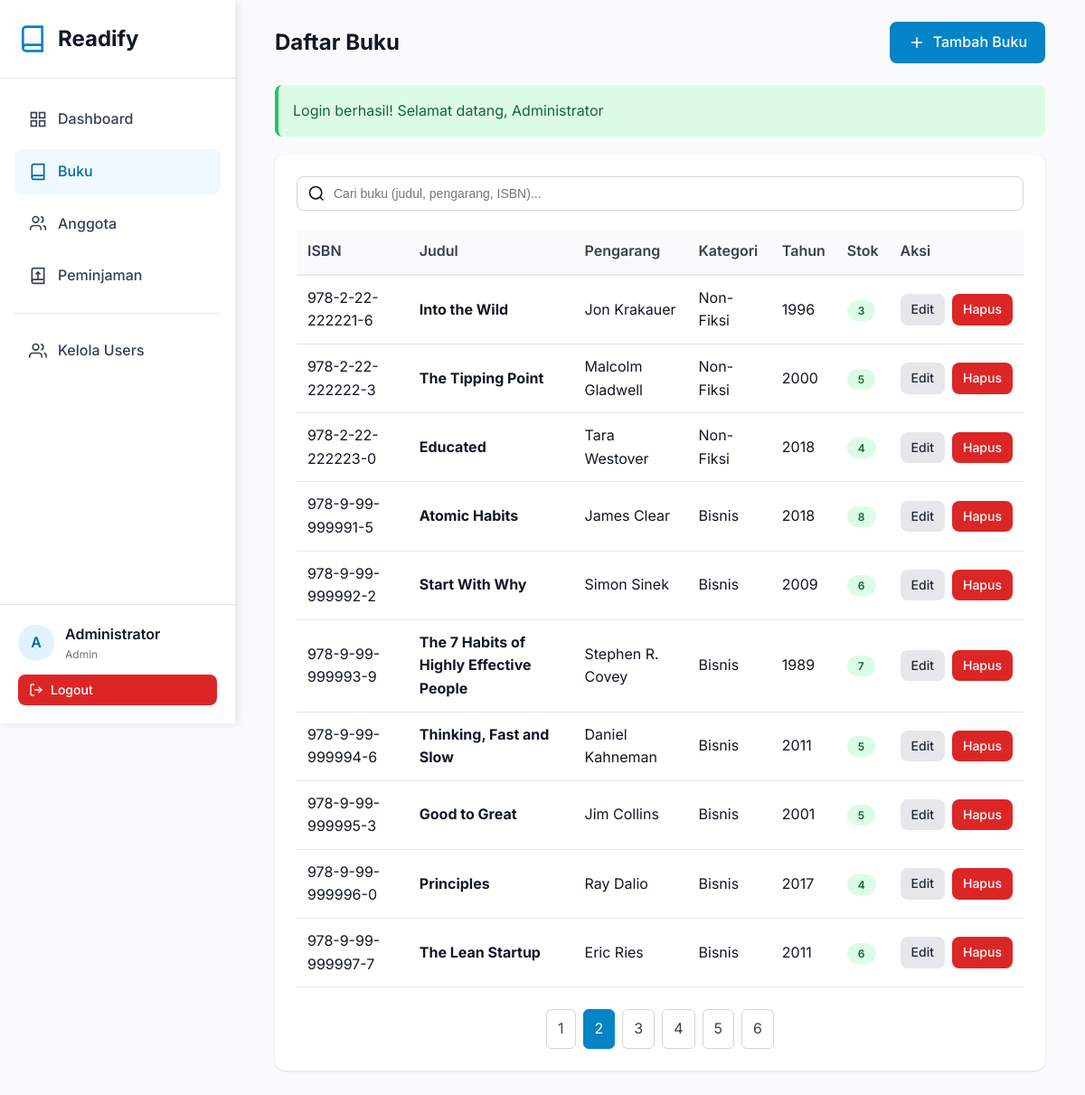
Screenshot of /pages/books/index.php?page=2 (signed in) with the database file from the repository.
### tables this page shows
CREATE TABLE `users` (
  `id` int NOT NULL AUTO_INCREMENT,
  `name` varchar(100) NOT NULL,
  `email` varchar(100) NOT NULL,
  `phone` varchar(20) DEFAULT NULL,
  `password` varchar(255) NOT NULL,
  `role` enum('admin','staff','member') DEFAULT 'member',
  `created_at` timestamp NULL DEFAULT CURRENT_TIMESTAMP,
  `updated_at` timestamp NULL DEFAULT CURRENT_TIMESTAMP ON UPDATE CURRENT_TIMESTAMP,
  PRIMARY KEY (`id`),
  UNIQUE KEY `email` (`email`)
);

CREATE TABLE `books` (
  `id` int NOT NULL AUTO_INCREMENT,
  `isbn` varchar(20) NOT NULL,
  `title` varchar(255) NOT NULL,
  `author` varchar(100) NOT NULL,
  `publisher` varchar(100) DEFAULT NULL,
  `year` year DEFAULT NULL,
  `category_id` int DEFAULT NULL,
  `stock` int DEFAULT '0',
  `pages` int DEFAULT NULL,
  `description` text,
  `cover_image` varchar(255) DEFAULT NULL,
  `created_at` timestamp NULL DEFAULT CURRENT_TIMESTAMP,
  `updated_at` timestamp NULL DEFAULT CURRENT_TIMESTAMP ON UPDATE CURRENT_TIMESTAMP,
  PRIMARY KEY (`id`),
  UNIQUE KEY `isbn` (`isbn`),
  KEY `category_id` (`category_id`),
  KEY `idx_title` (`title`),
  KEY `idx_author` (`author`),
  KEY `idx_isbn` (`isbn`),
  CONSTRAINT `books_ibfk_1` FOREIGN KEY (`category_id`) REFERENCES `categories` (`id`) ON DELETE SET NULL
);

CREATE TABLE `categories` (
  `id` int NOT NULL AUTO_INCREMENT,
  `name` varchar(50) NOT NULL,
  `description` text,
  `created_at` timestamp NULL DEFAULT CURRENT_TIMESTAMP,
  PRIMARY KEY (`id`),
  UNIQUE KEY `name` (`name`)
);

### config/config.php (called while the page is built, shortened)
<?php
require_once BASE_PATH . '/config/database.php';
function isLoggedIn() {
    return isset($_SESSION['user_id']);
}
function getCurrentUser() {
    if (isLoggedIn()) {
        $db = new Database();
        $user = $db->fetchOne("SELECT id, name, email, role FROM users WHERE id = ?", [$_SESSION['user_id']]);
        return $user;
    }
    return null;
}
function isAdmin() {
    return isLoggedIn() && isset($_SESSION['user_role']) && $_SESSION['user_role'] === 'admin';
}
function getFlashMessage() {
    if (isset($_SESSION['flash_message'])) {
        $message = [
            'type' => $_SESSION['flash_type'],
            'message' => $_SESSION['flash_message']
        ];
        return $message;
    }
    return null;
}

### config/database.php (called while the page is built, shortened)
<?php
class Database {
    private $host = DB_HOST;
    private $user = DB_USER;
    private $pass = DB_PASS;
    private $dbname = DB_NAME;
    private $conn;
    private function connect() {
        $this->conn = null;
        try {
            $dsn = "mysql:host=" . $this->host . ";dbname=" . $this->dbname . ";charset=utf8mb4";
            $options = [
                PDO::ATTR_ERRMODE => PDO::ERRMODE_EXCEPTION,
                PDO::ATTR_DEFAULT_FETCH_MODE => PDO::FETCH_ASSOC,
                PDO::ATTR_EMULATE_PREPARES => false,
            ];
            $this->conn = new PDO($dsn, $this->user, $this->pass, $options);
        } catch(PDOException $e) {
            $this->error = $e->getMessage();
            die("Connection failed: " . $this->error);
        }
    }
    public function query($sql, $params = []) {
        try {
            $stmt = $this->conn->prepare($sql);
            $stmt->execute($params);
            return $stmt;
        } catch(PDOException $e) {
            throw new Exception($e->getMessage());
        }
    }
    public function fetchAll($sql, $params = []) {
        $stmt = $this->query($sql, $params);
        return $stmt->fetchAll();
    }
    public function fetchOne($sql, $params = []) {
        $stmt = $this->query($sql, $params);
        return $stmt->fetch();
    }
}

### pages/books/index.php (the view, shortened to what this page needs)
<?php
require_once '../../config/config.php';
$db = new Database();
$page = isset($_GET['page']) ? (int)$_GET['page'] : 1;
$offset = ($page - 1) * ITEMS_PER_PAGE;
$search = isset($_GET['search']) ? sanitize($_GET['search']) : '';
$searchQuery = $search ? " WHERE title LIKE '%$search%' OR author LIKE '%$search%' OR isbn LIKE '%$search%'" : '';
$totalBooks = $db->fetchOne("SELECT COUNT(*) as count FROM books $searchQuery")['count'];
$totalPages = ceil($totalBooks / ITEMS_PER_PAGE);
$books = $db->fetchAll("SELECT b.*, c.name as category_name FROM books b LEFT JOIN categories c ON b.category_id = c.id $searchQuery ORDER BY b.created_at DESC LIMIT " . ITEMS_PER_PAGE . " OFFSET $offset");
include_once '../../includes/header.php';
include_once '../../includes/sidebar.php';
?>
<div class="container">
    <div class="card-header">
        <h1 class="card-title">Daftar Buku</h1>
        <a href="create.php" class="btn btn-primary">
            <svg width="20" height="20" viewBox="0 0 24 24" fill="none" stroke="currentColor" stroke-width="2">
                <line x1="12" y1="5" x2="12" y2="19"></line>
                <line x1="5" y1="12" x2="19" y2="12"></line>
            </svg>
            Tambah Buku
        </a>
    </div>
    <?php
    $flash = getFlashMessage();
    if ($flash):
    ?>
        <div class="alert alert-<?php echo $flash['type']; ?>">
            <?php echo $flash['message']; ?>
        </div>
    <?php endif; ?>
    <div class="card">
        <form method="GET" action="" class="search-bar">
            <input type="text" name="search" class="form-control" placeholder="Cari buku (judul, pengarang, ISBN)..." value="<?php echo htmlspecialchars($search); ?>">
            <svg class="search-icon" width="20" height="20" viewBox="0 0 24 24" fill="none" stroke="currentColor" stroke-width="2">
                <circle cx="11" cy="11" r="8"></circle>
                <path d="m21 21-4.35-4.35"></path>
            </svg>
        </form>
        <div class="table-responsive">
            <table class="table">
                <thead>
                    <tr>
                        <th>ISBN</th>
                        <th>Judul</th>
                        <th>Pengarang</th>
                        <th>Kategori</th>
                        <th>Tahun</th>
                        <th>Stok</th>
                        <th>Aksi</th>
                    </tr>
                </thead>
                <tbody>
                    <?php if (empty($books)): ?>
                        <tr>
                            <td colspan="7" style="text-align: center; padding: 40px; color: var(--gray-500);">
                                Tidak ada buku ditemukan
                            </td>
                        </tr>
                    <?php else: ?>
                        <?php foreach ($books as $book): ?>
                            <tr>
                                <td><?php echo htmlspecialchars($book['isbn']); ?></td>
                                <td><strong><?php echo htmlspecialchars($book['title']); ?></strong></td>
                                <td><?php echo htmlspecialchars($book['author']); ?></td>
                                <td><?php echo htmlspecialchars($book['category_name'] ?? '-'); ?></td>
                                <td><?php echo $book['year']; ?></td>
                                <td>
                                    <?php if ($book['stock'] <= 2): ?>
                                        <span class="badge badge-danger"><?php echo $book['stock']; ?></span>
                                    <?php else: ?>
                                        <span class="badge badge-success"><?php echo $book['stock']; ?></span>
                                    <?php endif; ?>
                                </td>
                                <td>
                                    <div style="display: flex; gap: 8px;">
                                        <a href="edit.php?id=<?php echo $book['id']; ?>" class="btn btn-sm btn-secondary">Edit</a>
                                        <a href="delete.php?id=<?php echo $book['id']; ?>" class="btn btn-sm btn-danger" onclick="return confirmDelete('Hapus buku ini?')">Hapus</a>
                                    </div>
                                </td>
                            </tr>
                        <?php endforeach; ?>
                    <?php endif; ?>
                </tbody>
            </table>
        </div>
        <?php if ($totalPages > 1): ?>
            <div class="pagination">
                <?php for ($i = 1; $i <= $totalPages; $i++): ?>
                    <a href="?page=<?php echo $i; ?><?php echo $search ? '&search=' . urlencode($search) : ''; ?>"
                       class="page-link <?php echo $i == $page ? 'active' : ''; ?>">
                        <?php echo $i; ?>
                    </a>
                <?php endfor; ?>
            </div>
        <?php endif; ?>
    </div>
</div>
<?php include_once '../../includes/footer.php'; ?>

### includes/sidebar.php
<?php
$currentPage = basename($_SERVER['PHP_SELF'], '.php');
$currentUser = getCurrentUser();
?>
<div class="sidebar">
    <div class="sidebar-logo">
        <svg viewBox="0 0 24 24" fill="none" stroke="currentColor" stroke-width="2">
            <path d="M4 19.5A2.5 2.5 0 0 1 6.5 17H20"></path>
            <path d="M6.5 2H20v20H6.5A2.5 2.5 0 0 1 4 19.5v-15A2.5 2.5 0 0 1 6.5 2z"></path>
        </svg>
        <h1>Readify</h1>
    </div>
    <nav class="sidebar-nav">
        <a href="<?php echo SITE_URL; ?>/pages/dashboard.php" class="nav-item <?php echo $currentPage == 'dashboard' ? 'active' : ''; ?>">
            <svg viewBox="0 0 24 24" fill="none" stroke="currentColor" stroke-width="2">
                <rect x="3" y="3" width="7" height="7"></rect>
                <rect x="14" y="3" width="7" height="7"></rect>
                <rect x="14" y="14" width="7" height="7"></rect>
                <rect x="3" y="14" width="7" height="7"></rect>
            </svg>
            Dashboard
        </a>
        <a href="<?php echo SITE_URL; ?>/pages/books/index.php" class="nav-item <?php echo $currentPage == 'index' && strpos($_SERVER['PHP_SELF'], 'books') !== false ? 'active' : ''; ?>">
            <svg viewBox="0 0 24 24" fill="none" stroke="currentColor" stroke-width="2">
                <path d="M4 19.5A2.5 2.5 0 0 1 6.5 17H20"></path>
                <path d="M6.5 2H20v20H6.5A2.5 2.5 0 0 1 4 19.5v-15A2.5 2.5 0 0 1 6.5 2z"></path>
            </svg>
            Buku
        </a>
        <a href="<?php echo SITE_URL; ?>/pages/members/index.php" class="nav-item <?php echo $currentPage == 'index' && strpos($_SERVER['PHP_SELF'], 'members') !== false ? 'active' : ''; ?>">
            <svg viewBox="0 0 24 24" fill="none" stroke="currentColor" stroke-width="2">
                <path d="M16 21v-2a4 4 0 0 0-4-4H6a4 4 0 0 0-4 4v2"></path>
                <circle cx="9" cy="7" r="4"></circle>
                <path d="M22 21v-2a4 4 0 0 0-3-3.87"></path>
                <path d="M16 3.13a4 4 0 0 1 0 7.75"></path>
            </svg>
            Anggota
        </a>
        <a href="<?php echo SITE_URL; ?>/pages/loans/index.php" class="nav-item <?php echo $currentPage == 'index' && strpos($_SERVER['PHP_SELF'], 'loans') !== false ? 'active' : ''; ?>">
            <svg viewBox="0 0 24 24" fill="none" stroke="currentColor" stroke-width="2">
                <path d="M4 19.5A2.5 2.5 0 0 1 6.5 17H20"></path>
                <path d="M6.5 2H20v20H6.5A2.5 2.5 0 0 1 4 19.5v-15A2.5 2.5 0 0 1 6.5 2z"></path>
                <path d="M12 7v10"></path>
                <path d="M9 10l3-3 3 3"></path>
            </svg>
            Peminjaman
        </a>
        <?php if (isAdmin()): ?>
            <hr style="margin: 16px 0; border: none; border-top: 1px solid var(--gray-200);">
            <a href="<?php echo SITE_URL; ?>/pages/users/index.php" class="nav-item <?php echo $currentPage == 'index' && strpos($_SERVER['PHP_SELF'], 'users') !== false ? 'active' : ''; ?>">
                <svg viewBox="0 0 24 24" fill="none" stroke="currentColor" stroke-width="2">
                    <path d="M17 21v-2a4 4 0 0 0-4-4H5a4 4 0 0 0-4 4v2"></path>
                    <circle cx="9" cy="7" r="4"></circle>
                    <path d="M23 21v-2a4 4 0 0 0-3-3.87"></path>
                    <path d="M16 3.13a4 4 0 0 1 0 7.75"></path>
                </svg>
                Kelola Users
            </a>
        <?php endif; ?>
    </nav>
    <div class="sidebar-user">
        <div class="user-info">
            <div class="user-avatar"><?php echo strtoupper(substr($currentUser['name'], 0, 1)); ?></div>
            <div>
                <div class="user-name"><?php echo htmlspecialchars($currentUser['name']); ?></div>
                <div class="user-role"><?php echo ucfirst($currentUser['role']); ?></div>
            </div>
        </div>
        <a href="<?php echo SITE_URL; ?>/pages/auth/logout.php" class="btn btn-danger btn-sm" style="width: 100%;">
            <svg width="16" height="16" viewBox="0 0 24 24" fill="none" stroke="currentColor" stroke-width="2">
                <path d="M9 21H5a2 2 0 0 1-2-2V5a2 2 0 0 1 2-2h4"></path>
                <polyline points="16 17 21 12 16 7"></polyline>
                <line x1="21" y1="12" x2="9" y2="12"></line>
            </svg>
            Logout
        </a>
    </div>
</div>
<div class="main-content">

### rows the page displays
users: name "A", name "Administrator", role "Admin"
books: isbn "978-2-22-222221-6", title "Into the Wild", author "Jon Krakauer", category.name "Non-Fiksi", year "1996", stock "3"
books: isbn "978-2-22-222222-3", title "The Tipping Point", author "Malcolm Gladwell", category.name "Non-Fiksi", year "2000", stock "5"
books: isbn "978-2-22-222223-0", title "Educated", author "Tara Westover", category.name "Non-Fiksi", year "2018", stock "4"
books: isbn "978-9-99-999991-5", title "Atomic Habits", author "James Clear", category.name "Bisnis", year "2018", stock "8"
books: isbn "978-9-99-999992-2", title "Start With Why", author "Simon Sinek", category.name "Bisnis", year "2009", stock "6"
books: isbn "978-9-99-999993-9", title "The 7 Habits of Highly Effective People", author "Stephen R. Covey", category.name "Bisnis", year "1989", stock "7"
books: isbn "978-9-99-999994-6", title "Thinking, Fast and Slow", author "Daniel Kahneman", category.name "Bisnis", year "2011", stock "5"
books: isbn "978-9-99-999995-3", title "Good to Great", author "Jim Collins", category.name "Bisnis", year "2001", stock "5"
books: isbn "978-9-99-999996-0", title "Principles", author "Ray Dalio", category.name "Bisnis", year "2017", stock "4"
books: isbn "978-9-99-999997-7", title "The Lean Startup", author "Eric Ries", category.name "Bisnis", year "2011", stock "6"

### other values shown
$flash['message'] "Login berhasil! Selamat datang, Administrator"
